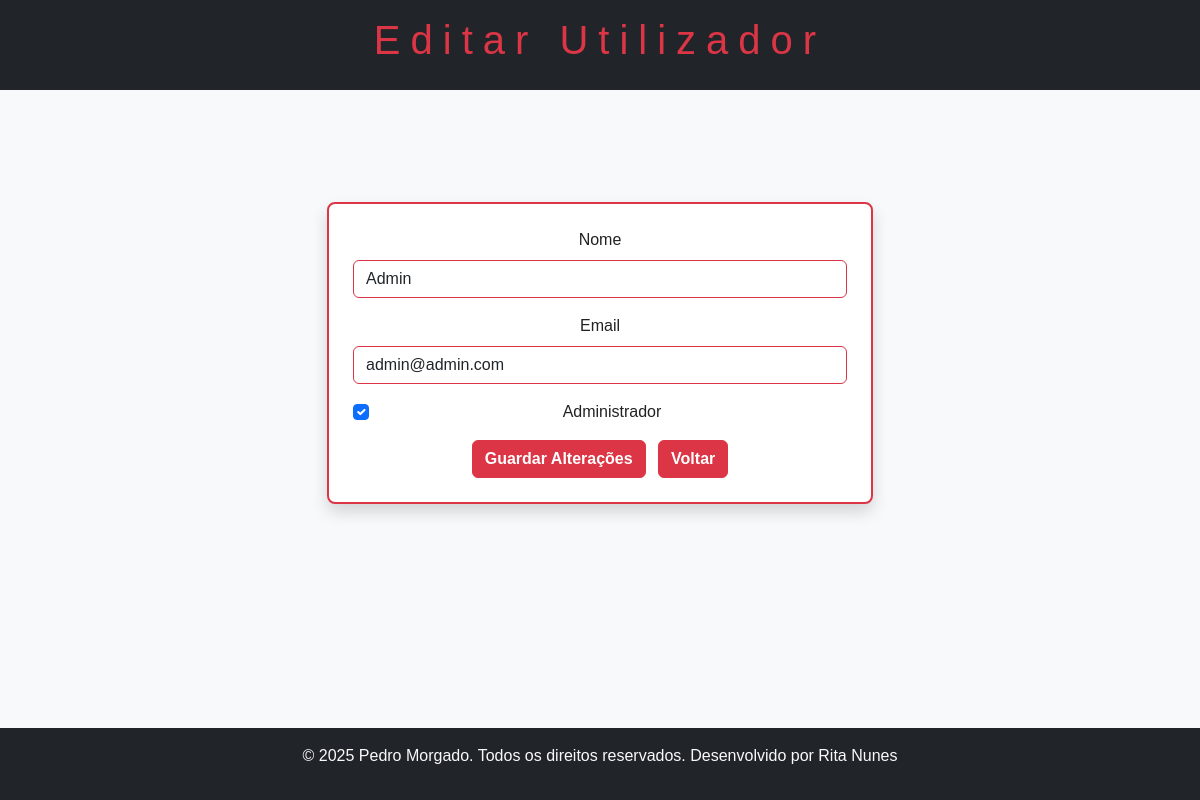
The page /registo/editar_utilizador.php?id=1 (signed in) on the database its author committed.
### tables this page shows
CREATE TABLE `utilizadores` (
  `idutilizadores` int NOT NULL,
  `email` varchar(100) NOT NULL,
  `nome` varchar(255) NOT NULL,
  `password` varchar(255) NOT NULL,
  `is_admin` tinyint(1) NOT NULL DEFAULT '0'
);

### registo/editar_utilizador.php (the view, shortened to what this page needs)
<?php
require_once "../config/database.php";
$id = intval($_GET['id'] ?? 0);
$stmt = $conn->prepare("SELECT nome, email, is_admin FROM utilizadores WHERE idutilizadores=?");
$stmt->bind_param("i", $id);
$stmt->execute();
$stmt->bind_result($nome, $email, $is_admin);
?>
<!DOCTYPE html>
<html lang="pt">
<head>
    <link rel="stylesheet" href="https://cdn.jsdelivr.net/npm/bootstrap@5.3.3/dist/css/bootstrap.min.css">
    <link rel="stylesheet" href="../css/style.css">
</head>
<body class="d-flex flex-column min-vh-100 bg-light">
<header class="bg-dark text-white py-3 mb-4">
    <div class="container">
        <h1 class="text-danger text-center">Editar Utilizador</h1>
    </div>
</header>
<main class="container my-5 flex-grow-1">
    <div class="row justify-content-center">
        <div class="col-md-6">
            <div class="bg-white border border-danger border-2 rounded-3 shadow p-4">
                <form method="post">
                    <div class="mb-3">
                        <label class="form-label">Nome</label>
                        <input type="text" name="nome" class="form-control border-danger" value="<?= htmlspecialchars($nome) ?>" required>
                    </div>
                    <div class="mb-3">
                        <label class="form-label">Email</label>
                        <input type="email" name="email" class="form-control border-danger" value="<?= htmlspecialchars($email) ?>" required>
                    </div>
                    <div class="form-check mb-3">
                        <input class="form-check-input" type="checkbox" name="is_admin" id="is_admin" value="1" <?= $is_admin ? 'checked' : '' ?>>
                        <label class="form-check-label" for="is_admin">Administrador</label>
                    </div>
                    <button type="submit" class="btn btn-danger">Guardar Alterações</button>
                    <a href="admin.php" class="btn btn-secondary ms-2">Voltar</a>
                </form>
            </div>
        </div>
    </div>
</main>
<footer class="bg-dark text-light text-center py-3 mt-auto">
    <p>© 2025 Pedro Morgado. Todos os direitos reservados. Desenvolvido por Rita Nunes</p>
</footer>
</body>
</html>

### css/style.css (style rules this page uses)
body { font-family: Arial, Helvetica, sans-serif; background: #f7f7f7; margin: 0; padding: 0; color: #222; min-height: 100vh; display: flex; flex-direction: column; }
header { background: #222; color: #fff; position: relative; z-index: 2; }
header h1 { margin: 0 0 10px 0; font-size: 2.5em; letter-spacing: 10px; }
main { text-align: center; padding: 40px 10px; flex: 1 0 auto; }
footer { background: #222; color: #fff; text-align: center; padding: 15px 0; position: relative; width: 100%; bottom: 0; }
.btn, .btn-danger { background-color: #dc3545 !important; border-color: #dc3545 !important; color: #fff !important; font-weight: 700; transition: background 0.2s, border 0.2s; }
a { color: #dc3545; transition: color 0.2s; }

### rows shown on the page
utilizadores: nome "Admin", email "admin@admin.com", is_admin "☑"
